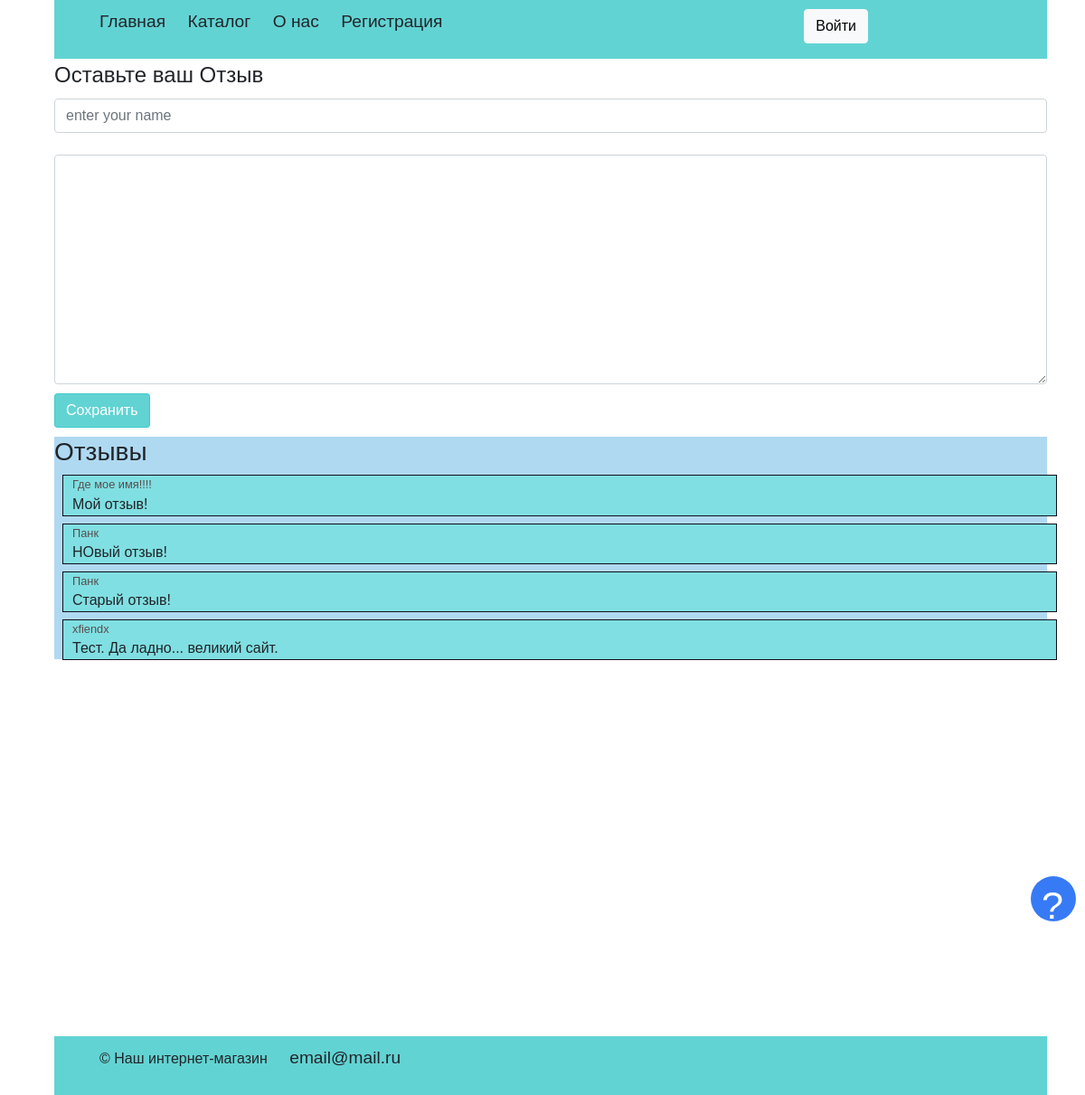
/about, run on the app's committed database.
### app/models.py (models this page shows)
class Feedback(db.Model):
    id = db.Column(db.Integer, primary_key=True)
    name = db.Column(db.String(80), nullable=False)
    text = db.Column(db.String(256))
    def __repr__(self):
        return f"feedback name: {self.name}"

### app/handlers.py (the view, shortened to what this page needs)
@app.route("/about", methods=["GET", "POST"])
def about():
    feedback = Feedback.query.all()
    print(feedback)
    return render_template("about.html", feedback=feedback)

### app/templates/about.html
{% extends "base.html" %}
{% block content %}
        <form method="post">
            <legend>Оставьте ваш Отзыв</legend>
            <input type="text" class="form-control" name="login" placeholder="enter your name"> <br>
            <textarea class="form-control" name="text" cols="30" rows="10"></textarea>
            <input type="submit" class="btn btn-primary" value="Сохранить"><br>
        </form>
        {% if feedback %}
            <div class="feedback-area">
                <h3>Отзывы</h1>
                {% for feed in feedback %}
                <div class="feedback">
                    <div class="login">{{feed.name}}</div>
                    <div class="text">{{feed.text}}</div>
                </div>
            {% endfor %}
            </div>
        {% endif %}
        <iframe
            src="https://yandex.ru/map-widget/v1/?um=constructor%3Aac3d8988faeff225f66c8e1bcac09d650f4b6265005b76418a5f7096c774831a&amp;source=constructor"
            width="100%" height="400" frameborder="0"></iframe>
{% endblock %}

### app/static/style/style.css (style rules this page uses)
body { font-family: Arial, Helvetica, sans-serif; margin: 0 auto; width: 100%; height: 100%; }
.btn { margin-top: 10px; margin-bottom: 10px; }
.btn-primary { background-color: rgba(56, 199, 199, 0.788)!important; border-color: rgba(56, 199, 199, 0.788)!important; }
.feedback-area { width: 100%; background-color: rgb(175, 217, 241); }
.feedback { width: 100%; background-color: rgb(128, 223, 226); outline: solid rgb(15, 15, 26) 1px; margin: 10px; padding-left: 10px; }
.login { font-size: 0.8em; color: rgb(87, 78, 78); }

### data on the page
Feedback: name "Где мое имя!!!!", text "Мой отзыв!"
Feedback: name "Панк", text "НОвый отзыв!"
Feedback: name "Панк", text "Старый отзыв!"
Feedback: name "xfiendx", text "Тест. Да ладно... великий сайт."
